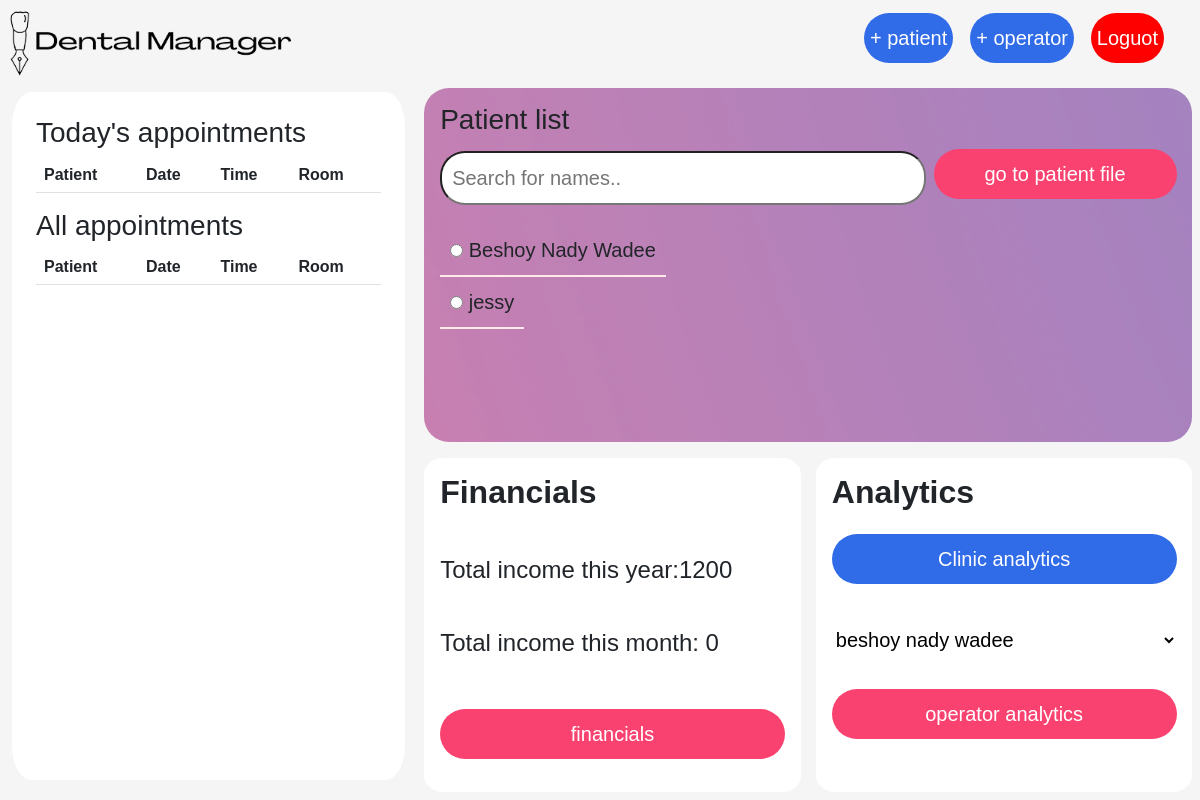
Before: /admin_panil (signed in) with the older database file.
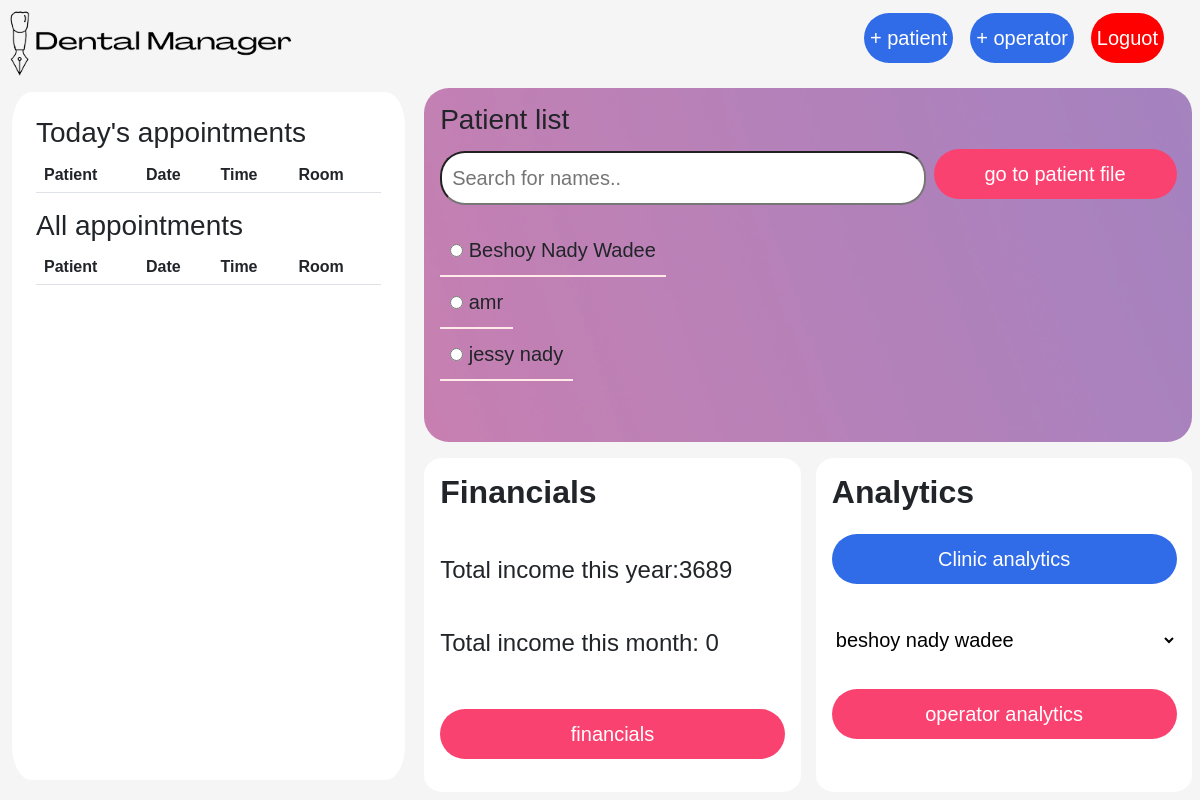
After: the same page with the newer database file.
### app.py (models this page shows, shortened)
class Patient(db.Model):
    __tablename__ = 'patient'
    id = db.Column(db.Integer, primary_key=True)
    user_id = db.Column(db.Integer, db.ForeignKey('user.id'), nullable=False)
    name = db.Column(db.String, nullable=False, unique=True)
    email = db.Column(db.String, nullable=False)
    gender = db.Column(db.String)
    phone_number = db.Column(db.Integer)
    adress = db.Column(db.String)
    birth_year = db.Column(db.Integer)
    medical_history = db.Column(db.String)
    ensurance_company = db.Column(db.String)
    registeration_date = db.Column(db.Date)

### app.py (the view)
@app.route('/admin_panil', methods=['GET', 'POST'])
@flask_login.login_required
def admin_panil():
    patients = Patient.query.filter(
        Patient.user_id == flask_login.current_user.id)
    prices = db.session.query(Procedure.price).all()
    procedures = Procedure.query.filter(
        Procedure.user_id == flask_login.current_user.id)
    patient_list = []
    for patient in patients:
        patient_list.append(patient.name)
    total_income = 0
    for procedure in procedures:
        total_income = int(total_income) + int(procedure.price)
    last_month_income = 0
    today = date.today()
    this_month = today.month
    this_year = today.year
    last_month_procedures = Procedure.query.filter(Procedure.procedure_date > date(
        this_year, this_month, 1)).filter(Procedure.user_id == flask_login.current_user.id)
    for procedure in last_month_procedures:
        last_month_income = int(last_month_income) + int(procedure.price)
    def income_this_month(procedure):
        last_month_procedures = Procedure.query.filter(Procedure.procedure_date > date(this_year, this_month, 1)).filter(
            Procedure.procedure_type == procedure).filter(Procedure.user_id == flask_login.current_user.id)
        income_last_month = 0
        for procedure in last_month_procedures:
            income_last_month = int(income_last_month) + int(procedure.price)
        return income_last_month
    def income_this_year(procedure):
        last_year_procedures = Procedure.query.filter(Procedure.procedure_date > date(this_year, 1, 1)).filter(
            Procedure.procedure_type == procedure).filter(Procedure.user_id == flask_login.current_user.id)
        income_last_year = 0
        for procedure in last_year_procedures:
            income_last_year = int(income_last_year) + int(procedure.price)
        return income_last_year
    income_from_endo = income_this_year('endo')
    income_from_endo_this_month = income_this_month('endo')
    income_from_operative = income_this_year('operative')
    income_from_operative_this_month = income_this_month('operative')
    income_from_scaling = income_this_year('scaling')
    income_from_scaling_this_month = income_this_month('scaling')
    income_from_crown = income_this_year('crown')
    income_from_crown_this_month = income_this_month('crown')
    income_from_bridge = income_this_year('bridge')
    income_from_bridge_this_month = income_this_month('bridge')
    income_from_implant = income_this_year('implant')
    income_from_implant_this_month = income_this_month('implant')
    income_from_surgery = income_this_year('surgery')
    income_from_surgery_this_month = income_this_month('surgery')
    income_from_other = income_this_year('other')
    income_from_other_this_month = income_this_month('other')
    form = NameForm()
    form.name.choices = patient_list
    today_appointments = Appointments.query.order_by(Appointments.date).order_by(Appointments.time).filter(
        Appointments.user_id == flask_login.current_user.id).filter(Appointments.date == today)
    all_appointments = Appointments.query.order_by(Appointments.date).order_by(Appointments.time).filter(
        Appointments.user_id == flask_login.current_user.id).filter(Appointments.date > today)
    return render_template('admin_panil.html', patients=patients, total_income=total_income, prices=prices, procedures=procedures,
                           last_month_income=last_month_income, income_from_endo=income_from_endo, income_from_operative=income_from_operative,
                           income_from_bridge=income_from_bridge, income_from_crown=income_from_crown, income_from_implant=income_from_implant,
                           income_from_scaling=income_from_scaling, income_from_surgery=income_from_surgery, income_from_other=income_from_other,
                           income_from_endo_last_month=income_from_endo_this_month, income_from_operative_last_month=income_from_operative_this_month,
                           income_from_scaling_this_month=income_from_scaling_this_month, income_from_crown_this_month=income_from_crown_this_month,
                           income_from_bridge_this_month=income_from_bridge_this_month, income_from_implant_this_month=income_from_implant_this_month,
                           income_from_surgery_this_month=income_from_surgery_this_month, income_from_other_this_month=income_from_other_this_month, form=form,
                           patient_list=patient_list, today_appointments=today_appointments, today=today, all_appointments=all_appointments)

### app.py
class NameForm(FlaskForm):
    name = RadioField('n')
    submit = SubmitField('submit')

### app.py (called while the page is built)
@login_manager.user_loader
def user_loader(user_id):
    return User.query.get(user_id)

### templates/admin_panil.html (shortened to what this page needs)
<html lang="en">
  <head>
    <link
      href="https://cdn.jsdelivr.net/npm/bootstrap@5.2.0/dist/css/bootstrap.min.css"
      rel="stylesheet"
    />
    <link rel="stylesheet" href="/static/style.css" />
  </head>
  <body>
    <nav class="index_nav">
      <div>
        <a class="navbar-brand" href="#">
          <img
            src="/static/dental_manager_logo-removebg-preview.png"
            alt=""
            width="300"
            height="auto"
          />
        </a>
      </div>
      <div class="nav_buttons">
        <a href="/add_new_patient"
          ><button class="button_blue" id="add_patient_button">
            + patient
          </button></a
        >
        <a href="/add_operator"
          ><button class="button_blue" id="add_operator_button">
            + operator
          </button></a
        >
        <a href="/logout"
          ><button class="button_red" id="add_operator_button">
            Loguot
          </button></a
        >
      </div>
    </nav>
    <div class="admin_main_container">
      <div class="admin_appointments">
        <h3>Today's appointments</h3>
        <table class="table table-hover">
          <tr>
            <th>Patient</th>
            <th>Date</th>
            <th>Time</th>
            <th>Room</th>
          </tr>
        </table>
        <h3>All appointments</h3>
        <table class="table table-hover">
          <tr>
            <th>Patient</th>
            <th>Date</th>
            <th>Time</th>
            <th>Room</th>
          </tr>
        </table>
      </div>
      <div class="admin_page">
        <div class="admin_page_patients">
          <h3>Patient list</h3>
          <form action="/patient_file" method="post">
            <div class="form_search_submit">
              <input
                type="text"
                id="the-filter"
                onkeyup="myFunction()"
                placeholder="Search for names.."
              />
              <input
                type="submit"
                value="go to patient file"
                class="button"
                id="admin_form_submit"
              />
            </div>
            <div class="patien_list">
              {% for patient in patient_list%}
              <ul id="the-list">
                <label for="name"
                  ><li>
                    <input type="radio" name="name" id="" value="{{patient}}" />
                    {{patient.strip('1234567890')}}
                  </li></label
                >
              </ul>
              {% endfor %}
            </div>
          </form>
        </div>
        <div class="admin_page_2">
          <div class="admin_page_2_financials">
            <h2><b>Financials</b></h2>
            <h4>Total income this year:{{total_income}}</h4>
            <h4>Total income this month: {{last_month_income}}</h4>
            <a href="/financials"><button class="button">financials</button></a>
          </div>
          <div class="admin_page_2_analytics">
            <h2><b>Analytics</b></h2>
            <a href="/clinic_analytics"
              ><button class="button_blue">Clinic analytics</button></a
            >
            <form action="" method="post">
              <select
                name=""
                id=""
                class="button_blue"
                style="background-color: white; color: black"
              >
                <option value="">beshoy nady wadee</option>
              </select>
              <input type="submit" value="operator analytics" class="button" />
            </form>
          </div>
        </div>
      </div>
    </div>
  </body>
</html>

### static/style.css (style rules this page uses)
:root { --gray: rgb(245, 245, 245); --blue: rgb(103, 164, 214); --light_blue: rgb(205, 226, 249); --red: rgb(227, 122, 91); }
body { background-color: var(--gray); overflow-x: hidden; font-family: "Gill Sans", "Gill Sans MT", Calibri, "Trebuchet MS", sans-serif; font-size: 20; }
.button { background-color: rgb(250, 66, 112); width: 100%; height: 50; margin-top: 2%; margin-bottom: 5%; border-radius: 25px; border: none; color: white; font-size: 20; }
.button_blue { background-color: rgb(48, 107, 232); width: 100%; height: 50; margin-top: 2%; margin-bottom: 5%; border-radius: 25px; border: none; color: white; font-size: 20; }
.button_red { background-color: red; width: 100%; height: 50; margin-top: 2%; margin-bottom: 5%; border-radius: 25px; border: none; color: white; font-size: 20; }
.index_nav { background-color: var(--gray); width: 100%; height: 10vh; display: flex; flex-direction: row; justify-content: space-between; align-items: center; padding-right: 3%; }
body { height: 90vh; width: 100vw; }
.button_blue { background-color: rgb(48,107,232); width: 100%; height: 50; margin-top: 2%; margin-bottom: 0%; border-radius: 25px; border: none; color: white; font-size: 20; }
.button_red { background-color: red; border-radius: 25px; color: white; border: none; height: 80%; }

### templates/admin_panil.html (style rules this page uses)
body { font-family: "Gill Sans", "Gill Sans MT", Calibri, "Trebuchet MS", sans-serif; overflow-x: hidden; overflow-y: hidden; }
.nav_buttons { display: flex; flex-direction: row; justify-content: space-between; width: 25vw; }
#add_patient_button { flex-basis: 40%; }
#add_operator_button { flex-basis: 40%; }
.admin_main_container { height: 90; width: 100%; display: flex; flex-direction: row; }
.admin_appointments { flex-basis: 33.33%; background-color: white; height: 86vh; border-radius: 5%; margin: 1%; padding: 2%; overflow-y: scroll; scrollbar-color: #0202ff #e40000; scrollbar-width: thin; transition: all 0.4s ease-in-out; }
.admin_page { flex-basis: 66.66%; display: flex; flex-direction: column; height: 90vh; }
.admin_page_patients { height: 50vh; background-image: url("/static/website_hover_backgrownd.png"); margin: 1%; border-radius: 25px; padding: 2%; overflow-y: scroll; transition: all 0.4s ease-in-out; }
.admin_page_2 { height: 50vh; display: flex; flex-direction: row; justify-content: space-around; }
.admin_page_2_financials { width: 50%; background-color: white; margin: 1%; border-radius: 5%; padding: 2%; display: flex; flex-direction: column; justify-content: space-between; transition: all 0.4s ease-in-out; }
.admin_page_2_analytics { width: 50%; background-color: white; margin: 1%; border-radius: 5%; padding: 2%; display: flex; flex-direction: column; justify-content: space-between; transition: all 0.4s ease-in-out; }
.button { background-color: rgb(250, 66, 112); width: 100%; height: 50; margin-top: 2%; margin-bottom: 5%; border-radius: 25px; border: none; color: white; font-size: 20; }
.button_blue { background-color: rgb(48, 107, 232); width: 100%; height: 50; margin-top: 2%; margin-bottom: 5%; border-radius: 25px; border: none; color: white; font-size: 20; }
.form_search_submit { display: flex; flex-direction: row; height: 10vh; justify-content: space-between; align-items: center; }
#admin_form_submit { flex-basis: 33%; }
#the-filter { box-sizing: border-box; width: 100%; flex-basis: 66%; margin-bottom: 15px; padding: 10px; border-radius: 25px; }
#the-list { list-style: none; margin: 0; padding: 0; }
#the-list li { padding: 10px; border-bottom: 2px solid #ffe9e9; }
.button_red { background-color: red; width: 100%; height: 50; margin-top: 2%; margin-bottom: 5%; border-radius: 25px; border: none; color: white; font-size: 20; }

Changed rows visible on the page:
removed Patient: strip "jessy"
added Patient: strip "amr"
added Patient: strip "jessy nady"
Other visible differences:
{{ total_income }}: "1200" → "3689"
